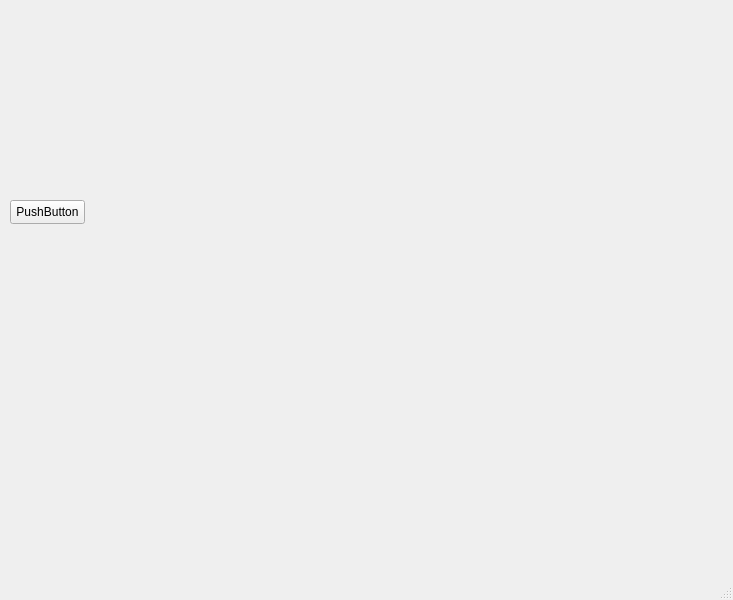
<?xml version="1.0" encoding="UTF-8"?>
<ui version="4.0">
 <class>MainWindow</class>
 <widget class="QMainWindow" name="MainWindow">
  <property name="geometry">
   <rect>
    <x>0</x>
    <y>0</y>
    <width>733</width>
    <height>600</height>
   </rect>
  </property>
  <property name="windowTitle">
   <string>MainWindow</string>
  </property>
  <widget class="QWidget" name="centralwidget">
   <widget class="QPushButton" name="pushButton">
    <property name="geometry">
     <rect>
      <x>10</x>
      <y>200</y>
      <width>75</width>
      <height>24</height>
     </rect>
    </property>
    <property name="text">
     <string>PushButton</string>
    </property>
   </widget>
  </widget>
  <widget class="QMenuBar" name="menubar">
   <property name="geometry">
    <rect>
     <x>0</x>
     <y>0</y>
     <width>733</width>
     <height>22</height>
    </rect>
   </property>
  </widget>
  <widget class="QStatusBar" name="statusbar"/>
 </widget>
 <resources/>
 <connections/>
</ui>
